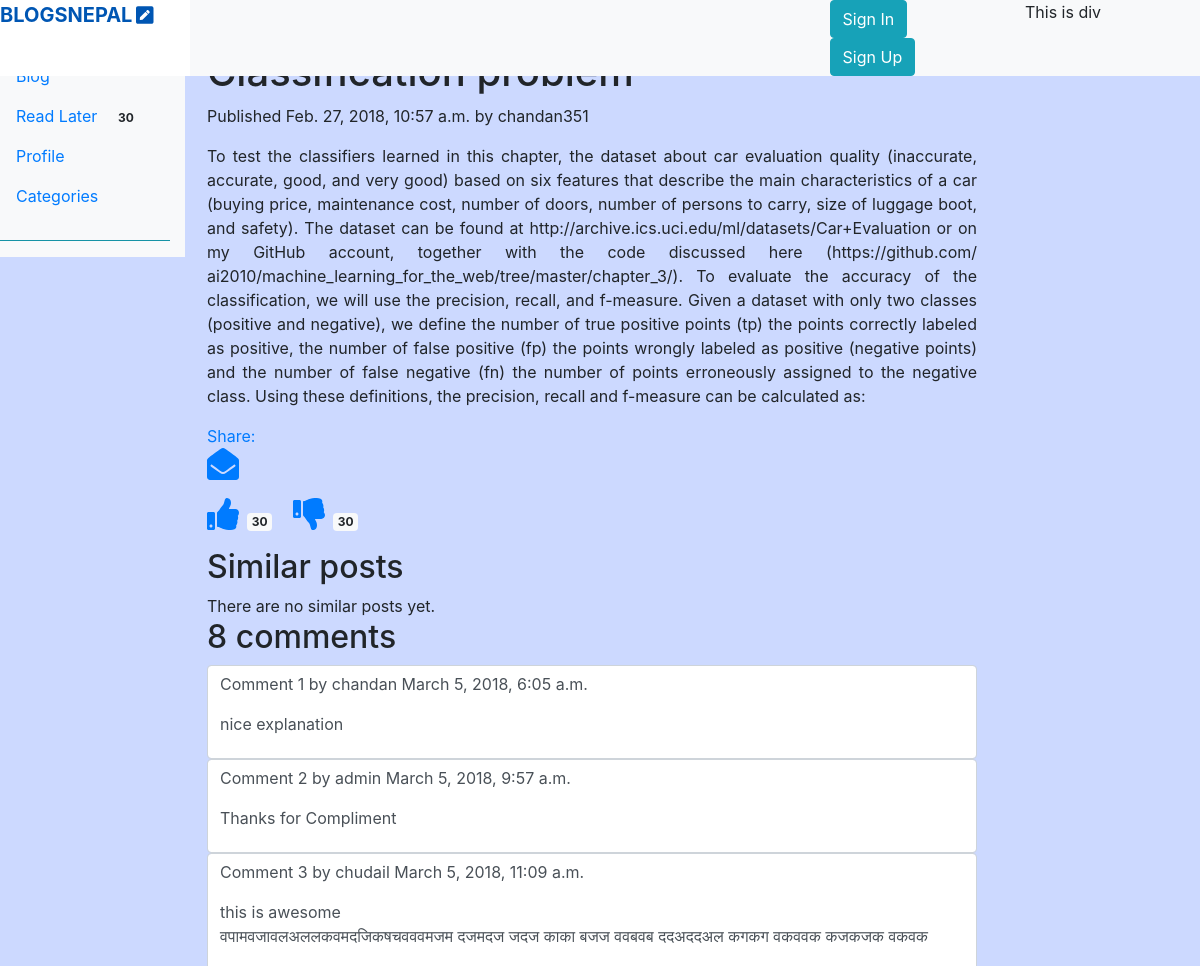
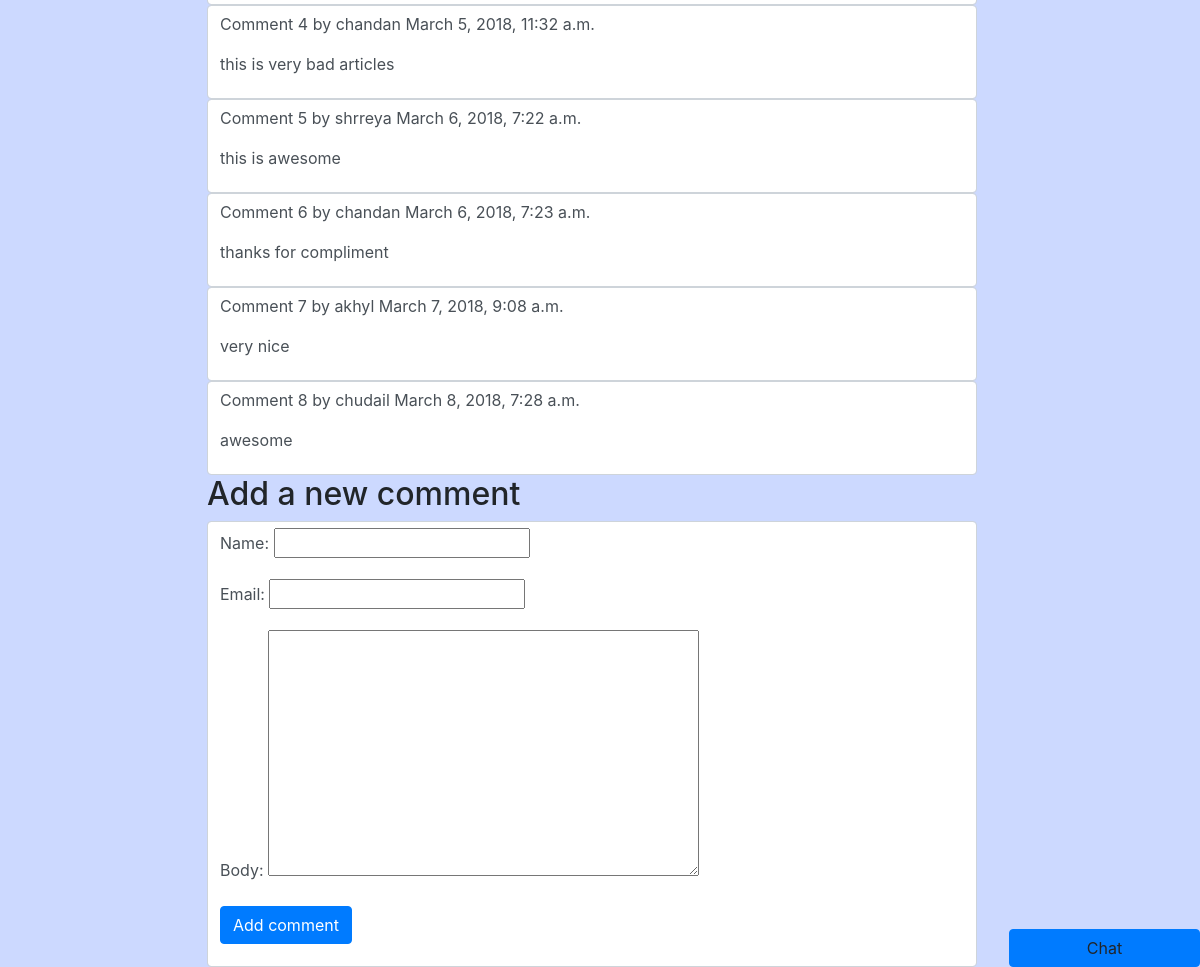
Page /blog/2018/02/27/classification-problem/ on the committed database (2 pictures, top to bottom).
### blog/models.py (models this page shows, shortened)
class Post(models.Model):
    STATUS_CHOICES=(
    ('draft','Draft'),
    ('published','Published'),
    )
    title=models.CharField(max_length=250)
    slug=models.SlugField(max_length=250,unique_for_date='publish')
    author=models.ForeignKey(User,related_name='blog_posts')
    body=models.TextField()
    publish=models.DateTimeField(default=timezone.now)
    created=models.DateTimeField(auto_now_add=True)
    updated=models.DateTimeField(auto_now=True)
    status=models.CharField(max_length=10,choices=STATUS_CHOICES,default='draft')
    objects=models.Manager()
    published=PublishedManager()
    tags=TaggableManager()
    class Meta:
        ordering=('-publish',)

class Comment(models.Model):
    post=models.ForeignKey(Post,related_name='comments')
    name=models.CharField(max_length=80)
    email=models.EmailField()
    body=models.TextField()
    created=models.DateTimeField(auto_now_add=True)
    updated=models.DateTimeField(auto_now=True)
    active=models.BooleanField(default=True)
    class Meta:
        ordering=('created',)

### blog/views.py (the view)
# urls.py: url(r'^(?P<year>\d{4})/(?P<month>\d{2})/(?P<day>\d{2})/(?P<post>[-\w]+)/$',views.post_detail,name='post_detail'),
def post_detail(request,year,month,day,post):
    post=get_object_or_404(Post,slug=post,
                                status='published',
                                publish__year=year,
                                publish__month=month,
                                publish__day=day)
    comments = post.comments.filter(active=True)
    if request.method == 'POST':
        comment_form = CommentForm(data=request.POST)
        if comment_form.is_valid():
            new_comment = comment_form.save(commit=False)
            new_comment.post = post
            new_comment.save()
    else:
        comment_form = CommentForm()
    return render(request, 'post/detail.html', {'post': post,
                                                     'comments': comments,
                                                     'comment_form': comment_form,
                                                     })

### blog/forms.py
class CommentForm(forms.ModelForm):
    class Meta:
        model=Comment
        fields=('name','email','body')

### blog/templates/post/detail.html (shortened to what this page needs)
{% extends "base.html" %}
{% block content %}
    <h1>{{ post.title }}</h1>
    <p class="date">Published {{ post.publish }} by {{ post.author }}</p>
    <p class="text-justify">{{ post.body}}</p>
    <p><a href="{% url "blog:post_share" post.id %}">Share:</br><i class="fas fa-envelope-open fa-2x"></i></a></p>
  <div class="d-inline">
    <p>
    <a href="#"><i class="fas fa-thumbs-up fa-2x"></i></a><span class="badge badge-light ml-2">30</span>
    <a href="#"><i class="fas fa-thumbs-down fa-2x ml-3"></i></a><span class="badge badge-light ml-2">30</span>
    </p>
  </div>
    <h2>Similar posts</h2>
    {% for post in similar_posts %}
        <p><a href="{{ post.get_absolute_url }}">{{ post.title }}</a></p>
    {% empty %}
        There are no similar posts yet.
    {% endfor %}
    {% with comments.count as total_comments %}
        <h2>{{ total_comments }} comment{{ total_comments|pluralize }}</h2>
    {% endwith %}
    {% for comment in comments %}
        <div class="form-control">
            <p class="info">Comment {{ forloop.counter }} by {{ comment.name }} {{ comment.created }}</p>
            {{ comment.body|linebreaks }}
        </div>
    {% empty %}
        <p>There are no comments yet.</p>
    {% endfor %}
    {% if new_comment %}
        <h2>Your comment has been added.</h2>
    {% else %}
        <h2>Add a new comment</h2>
        <form  class="form-control" action="." method="post">
            {{ comment_form.as_p }}
            <p><input class="btn btn-primary" type="submit" value="Add comment"></p>
        </form>
    {%  endif %}
{% endblock %}

### blog/templates/base.html (shortened to what this page needs)
{% load staticfiles %}
<!DOCTYPE html>
<html>
  <head>
    <link rel="stylesheet" href="{% static "css/blog.css" %}">
    <link rel="stylesheet" href="{% static "css/css/bootstrap.min.css" %}">
    <link rel="stylesheet" href="{% static "css/css/bootstrap-grid.min" %}">
    <link rel="stylesheet" href="https://maxcdn.bootstrapcdn.com/bootstrap/4.0.0/css/bootstrap.min.css">
  </head>
  <body style="background-color:#ccd9ff;">
  <div class="row bg-info fixed-top">
    <div class="col-md-2 bg-white">
      <a class="navbar-brand d-inline" href="{% url "blog:post_list"%}">
       <span class="font-weight-bold">BLOGSNEPAL</span><i class="fas fa-pen-square ml-1"></i>
      </a>
    </div>
    <div class="col-md-8 bg-light" style="padding-left:52%">
        <a class="btn btn-info" href="{% url "account:login" %}" >Sign In</a>
        <a class="btn btn-info" href="{% url "account:registartion" %}">Sign Up</a>
    </div>
    <div class="col-md-2 bg-light">
      <p>This is div<p>
    </div>
  </div>
<div class="row mt-5">
      <div class="col-md-2 bg-light" style="position:fixed">
        <nav class="navbar navbar-collapse">
              <ul class="navbar-nav">
                <li class="nav-item ">
                    <a class="nav-link" href="#">Blog</a>
                </li>
                <li class="nav-item">
                    <a class="nav-link" href="#">Read Later<span class="badge badge-light ml-3 d-inline">30</span></a>
                </li>
                <li class="nav-item">
                    <a class="nav-link" href="{% url "blog:profile" %}">Profile</a>
                </li>
                <li class="nav-item">
                    <a class="nav-link" href="#">Categories</a>
                </li>
              </ul>
        </nav>
        <hr class="bg-info"/>
      </div>
      <div class="col-md-8" style="position:absolute;left:16%">
            {% block content%}
            {% endblock %}
      </div>
      <div class="col-md-2 bg-danger" style="position:absolute;right:0%">
          <div class="fixed-bottom float-right " style="left:84.08%">
                <a class="btn btn-primary w-100">Chat</a>
          </div>
      </div>
  </div>
  </body>
</html>

### blog/static/css/blog.css (style rules this page uses)
body { background: white url("write.jpg") no-repeat; }

### rows in the picture
Post: publish "Feb. 27, 2018, 10:57 a.m.", author "chandan351", body "To test the classifiers learned in this chapter, the dataset about car evaluation quality (inaccurate, accurate, good, and very good) based on six features that describe the main characteristics of a car (buying price, maintenance cost, number of doors, number of persons to carry, size of luggage boot, and safety). The dataset can be found at http://archive.ics.uci.edu/ml/datasets/Car+Evaluation or on my GitHub account, together with the code discussed here (https://github.com/ ai2010/machine_learning_for_the_web/tree/master/chapter_3/). To evaluate the accuracy of the classification, we will use the precision, recall, and f-measure. Given a dataset with only two classes (positive and…"
Comment: name "chandan", created "March 5, 2018, 6:05 a.m.", body "nice explanation"
Comment: name "admin", created "March 5, 2018, 9:57 a.m.", body "Thanks for Compliment"
Comment: name "chudail", created "March 5, 2018, 11:09 a.m.", body "this is awesome वपामवजावलअललकवमदजिकषचवववमजम दजमदज जदज काका बजज ववबवब ददअददअल कगकग वकववक कजकजक वकवक"
Comment: name "chandan", created "March 5, 2018, 11:32 a.m.", body "this is very bad articles"
Comment: name "shrreya", created "March 6, 2018, 7:22 a.m.", body "this is awesome"
Comment: name "chandan", created "March 6, 2018, 7:23 a.m.", body "thanks for compliment"
Comment: name "akhyl", created "March 7, 2018, 9:08 a.m.", body "very nice"
Comment: name "chudail", created "March 8, 2018, 7:28 a.m.", body "awesome"

### other values in the picture
{{ total_comments }} "8"
